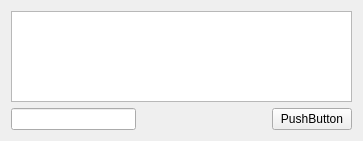
<?xml version="1.0" encoding="UTF-8"?>
<ui version="4.0">
 <class>Form</class>
 <widget class="QWidget" name="Form">
  <property name="geometry">
   <rect>
    <x>0</x>
    <y>0</y>
    <width>363</width>
    <height>141</height>
   </rect>
  </property>
  <property name="windowTitle">
   <string>Form</string>
  </property>
  <layout class="QGridLayout" name="gridLayout">
   <item row="0" column="0" colspan="3">
    <widget class="QTextEdit" name="textEdit"/>
   </item>
   <item row="1" column="0">
    <widget class="QLineEdit" name="lineEdit"/>
   </item>
   <item row="1" column="2">
    <widget class="QPushButton" name="pushButton">
     <property name="text">
      <string>PushButton</string>
     </property>
    </widget>
   </item>
   <item row="1" column="1">
    <spacer name="horizontalSpacer">
     <property name="orientation">
      <enum>Qt::Orientation::Horizontal</enum>
     </property>
     <property name="sizeHint" stdset="0">
      <size>
       <width>40</width>
       <height>20</height>
      </size>
     </property>
    </spacer>
   </item>
  </layout>
 </widget>
 <resources/>
 <connections/>
</ui>
